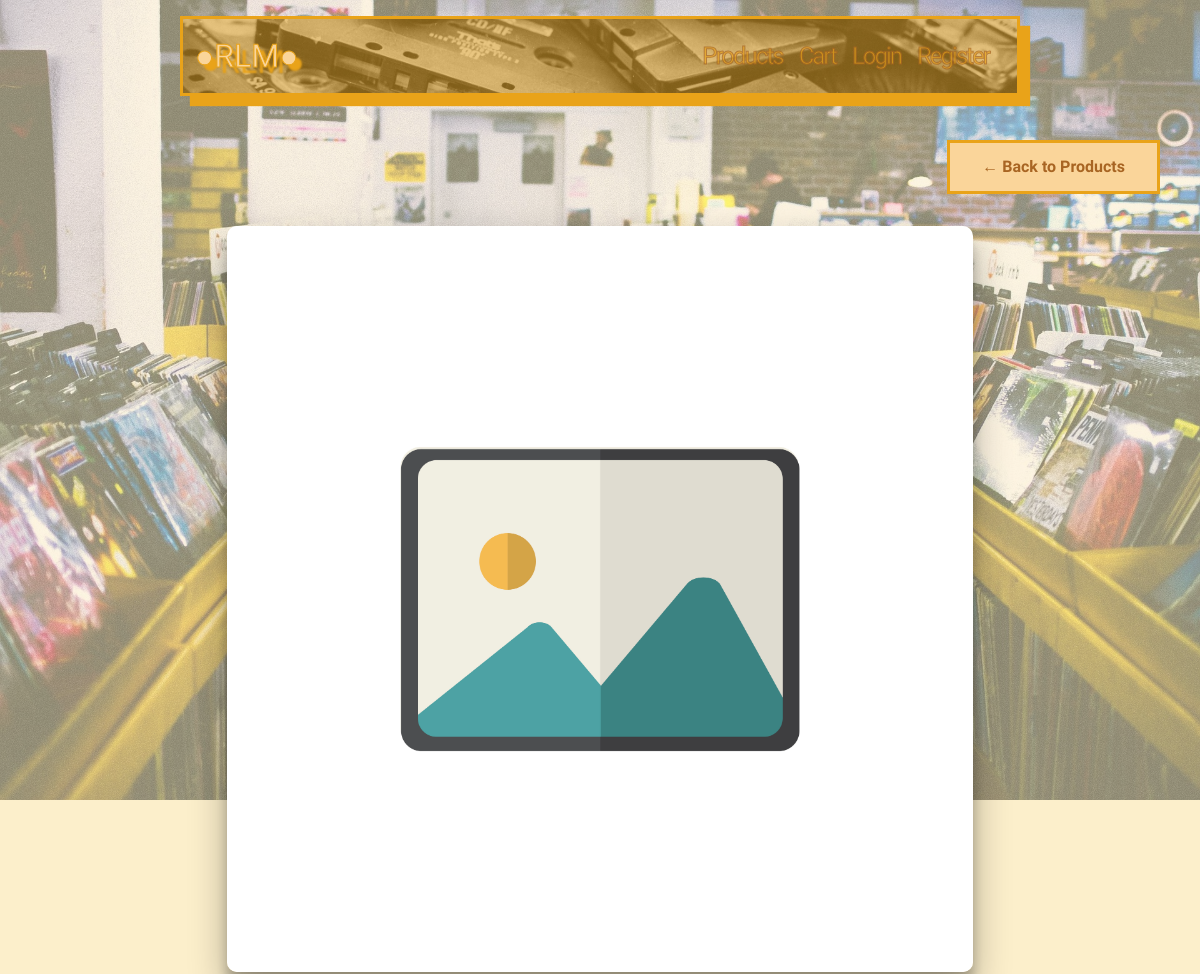
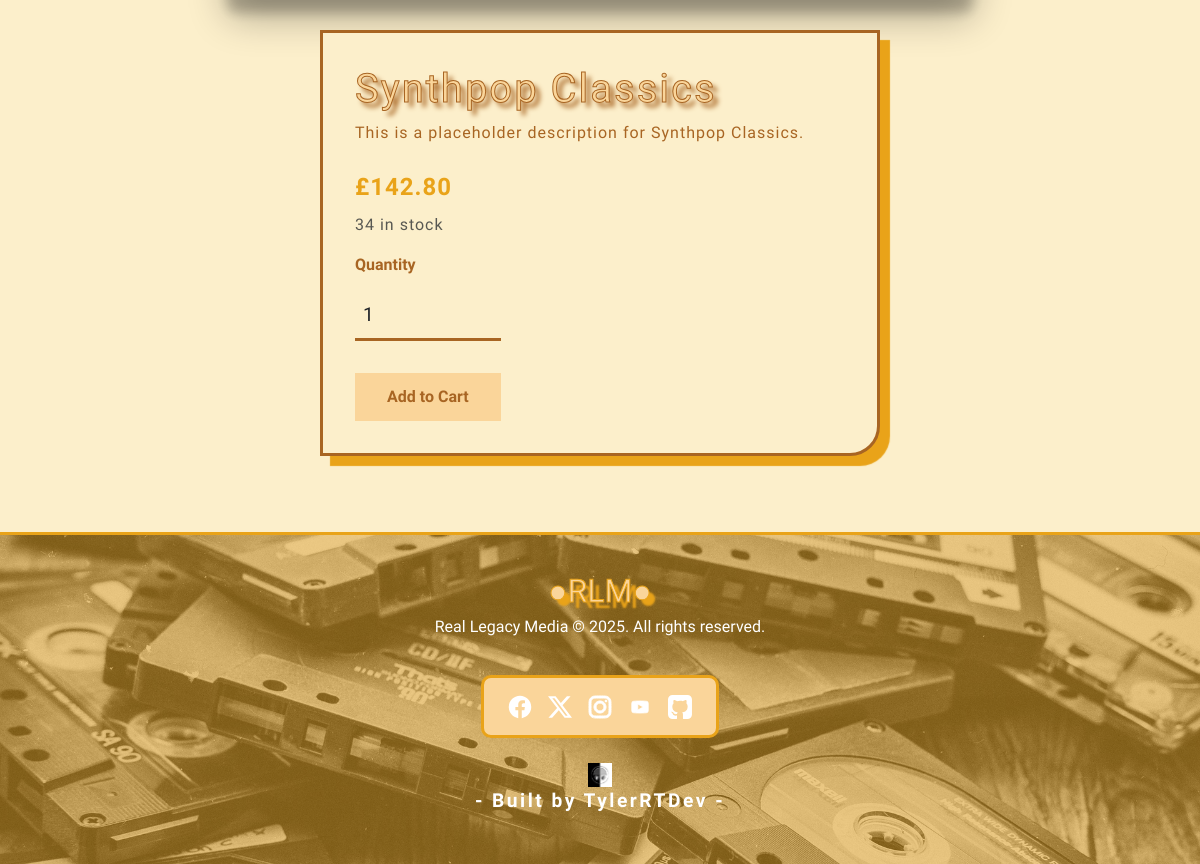
/products/synthpop-classics/, run on the app's committed database (2 pictures, top to bottom).
### products/models.py (models this page shows, shortened)
class Product(models.Model):
    SIZE_CHOICES = [
        ('S', 'Small'),
        ('M', 'Medium'),
        ('L', 'Large'),
        ('XL', 'Extra Large'),
        ('XXL', 'Double Extra Large'),
    ]
    name = models.CharField(max_length=200)
    slug = models.SlugField(unique=True)
    category = models.ForeignKey(Category, on_delete=models.CASCADE, null=True)
    description = models.TextField()
    genre = models.ForeignKey(Genre, on_delete=models.SET_NULL, null=True, blank=True)
    media_type = models.ForeignKey(MediaType, on_delete=models.SET_NULL, null=True, blank=True)
    price = models.DecimalField(max_digits=10, decimal_places=2)
    stock = models.PositiveIntegerField()
    size = models.CharField(max_length=3, choices=SIZE_CHOICES, blank=True, null=True)
    is_featured = models.BooleanField(default=False)
    is_limited_edition = models.BooleanField(default=False)
    created_at = models.DateTimeField(auto_now_add=True)

### products/views.py (the view)
# urls.py: path('<slug:slug>/', views.product_detail, name='detail'),
def product_detail(request, slug):
    product = get_object_or_404(Product, slug=slug)
    variants = product.variants.filter(stock__gt=0)
    return render(request, 'products/detail.html', {
        'product': product,
        'variants': variants
    })

### templates/products/detail.html (shortened to what this page needs)
{% extends 'base.html' %}
{% block content %}
<section class="product-description-section py-1">
    <div class="product-container container">
        <div class="back-button text-start">
            <a href="{% url 'products:list' %}" class="back-btn-retro">
                <span> ←</span> Back to Products
            </a>
        </div>
        <div class="product-info-image-container col-md-8">
            <img src="{{ product.images.first.image.url|default:'/static/images/stock-image.jpg' }}"
                class="img-fluid" alt="{{ product.name }}">
        </div>
        <div class="product-info-container col-md-6">
            <h1>{{ product.name }}</h1>
            <p class="product-description mb-4">{{ product.description }}</p>
            <p class="fs-4 fw-bold mb-2">£{{ product.price }}</p>
            {% if product.stock > 0 %}
            <form method="POST" action="{% url 'products:add_to_cart' product.id %}">
                <div class="mb-3">
                    <p class="text-muted">{{ product.stock }} in stock</p>
                </div>
                <div class="mb-3">
                    <label for="quantity" class="form-label fw-bold">Quantity</label>
                    <input type="number" name="quantity" id="quantity"
                        class="form-control" value="1" min="1" max="{{ product.stock }}">
                </div>
                <button type="submit" class="btn-retro">Add to Cart</button>
            </form>
            {% else %}
                <p class="text-danger fw-bold">This product is currently out of stock.</p>
            {% endif %}
        </div>
    </div>
</section>
{% endblock %}

### static/css/style.css (style rules this page uses)
:root { --black: #000000; --brown: #a86523; --orange: #E9A319; --peach: #fad59a; --cream: #fcefcb; --text-color: #000000; }
body { font-family: 'Kodchasan', sans-serif; color: var(--text-color); background-color: var(--cream); }
h1, h2, h3, h4 { font-family: 'Brexon', sans-serif; color: var(--brown); }
section { margin-bottom: 3rem; }
.back-btn-retro { border: solid 3px var(--orange); color: var(--brown); border-radius: 0px; font-weight: bold; text-decoration: none; padding: 0.75rem 2rem; background-color: var(--peach); transition: 0.5s; }
.btn-retro { border: none; color: var(--brown); border-radius: 0px; font-weight: bold; text-decoration: none; padding: 0.75rem 2rem; background-color: var(--peach); transition: 0.5s; }
.back-button { display: flex; align-self: flex-end; margin-bottom: 2rem; justify-content: space-around; }
.back-btn-retro { border-radius: 3px var(--brown); }
.product-info-container { background-color: var(--cream); display: flex; border: solid 3px var(--brown); border-radius: 0px 0px 30px 0px; box-shadow: 10px 10px 1px var(--orange); flex-direction: column; align-items: flex-start; height: 50%; padding: 2rem; }
.product-container div img { box-shadow: rgba(0, 0, 0, 0.3) 0px 19px 38px, rgba(0, 0, 0, 0.22) 0px 15px 12px; border-radius: 10px; margin-bottom: 2rem; }
.product-info-container h1 { color: var(--brown); letter-spacing: 2px; text-shadow: 5px 5px 5px var(--brown); -webkit-text-fill-color: var(--peach); -webkit-text-stroke-width: 1px; -webkit-text-stroke-color: var(--brown); }
.product-info-container p { padding-left: auto; color: var(--orange); letter-spacing: 1px; }
.product-info-container .product-description, label { color: var(--brown); }
.product-info-container div input, .form-select { border: none; border-bottom: solid 3px var(--brown); background-color: transparent; padding: 0.5rem; border-radius: 0px; margin-top: 0.5rem; margin-bottom: 2rem; font-size: 1.2rem; align-items: stretch; }
.account-container, .product-container { display: flex; flex-direction: column; justify-content: center; align-items: center; }
@media (min-width: 1024px) and (max-width: 1439px) { .container { max-width: 1200px; padding: 0 20px; } }

### data on the page
Product: name "Synthpop Classics", description "This is a placeholder description for Synthpop Classics.", price "142.80", stock "34"
